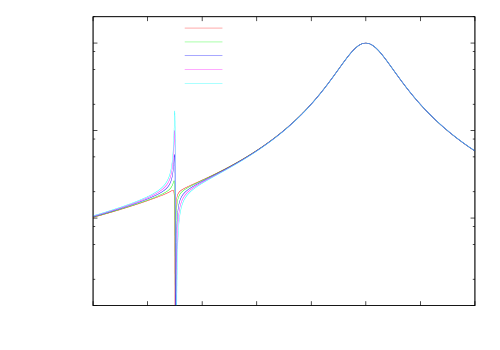

Source code (gnuplot):
clear
reset
file="k-matrix_wirkungsquerschnitt"
set key inside top left spacing 1.2
set xlabel 'E'
set ylabel '$\sigma$'
set samples 100000
set xrange [-100:600]
set yrange [1000:2000000]
set logscale y

f(q1,q2,E1,E2,g1,g2,E) = (1+g1/2/(E1-E)*q1+g2/2/(E2-E)*q2)**2/(1+(g1/2/(E1-E)+g2/2/(E2-E))**2)
#set label 1 sprintf('$\chi^2_{\mathrm{red}} = %.4f$',FIT_WSSR/FIT_NDF) at graph 0.02, 0.80

set term push
set term epslatex color
set out sprintf('%s.tex',file)

plot f(50,1000,50,400,2,100,x) title "$q_1=50$" lt 1 lc 1, \
f(100,1000,50,400,2,100,x) title "$q_1=100$" lt 1 lc 2, \
f(200,1000,50,400,2,100,x) title "$q_1=200$" lt 1 lc 3, \
f(300,1000,50,400,2,100,x) title "$q_1=300$" lt 1 lc 4, \
f(400,1000,50,400,2,100,x) title "$q_1=400$" lt 1 lc 5

unset out
set term pop
